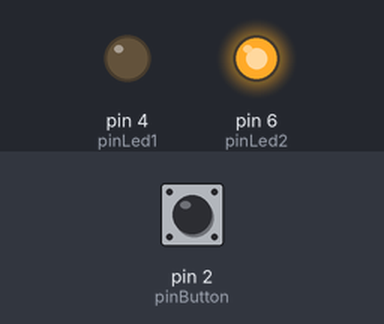
This sketch was run on a simulated Arduino Uno, built with avr-gcc and run on an emulated ATmega328P. Parts: output pins drawn as LEDs (lit = HIGH). The inputs (shaded band) are chosen by the test bench; at power-on: pin 2 (pinButton) HIGH.

Above: at 1.2 s.
1.3 s: pin 2 (pinButton) pulled LOW for 0.15 s
At 1.37 s:
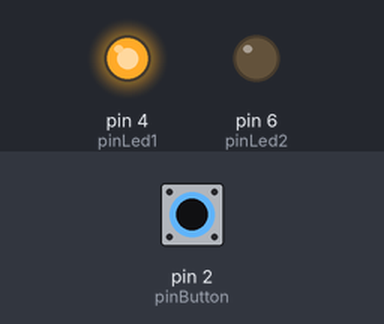
2.9 s: pin 2 (pinButton) pulled LOW for 3.2 s
At 7.5 s:
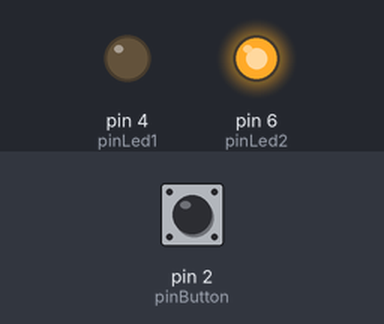
Timing chart, 0 to 9.0 s (numbered marks = the images above; inputs shaded):
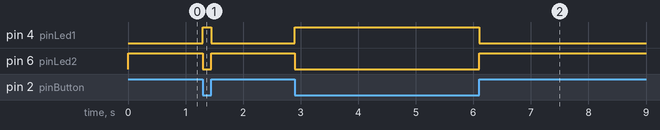

Measured:
- after the input at 1.3 s, pin 4 (pinLed1): LOW → HIGH at once, → LOW 0.15 s later; pin 6 (pinLed2): HIGH → LOW at once, → HIGH 0.15 s later
- after the input at 2.9 s, pin 4 (pinLed1): LOW → HIGH at once, → LOW 3.2 s later; pin 6 (pinLed2): HIGH → LOW at once, → HIGH 3.2 s later

The sketch:

DayNight.ino
```cpp
int pinButton = 2;
int pinLed1 = 4;
int pinLed2 = 6;

void setup() {
  // put your setup code here, to run once:
  pinMode(pinButton, INPUT);
  pinMode(pinLed1, OUTPUT);
  pinMode(pinLed2, OUTPUT);

  digitalWrite(pinLed1, LOW);
  digitalWrite(pinLed2, LOW);
}

void loop() {
  // put your main code here, to run repeatedly:

  if(!digitalRead(pinButton)){
    digitalWrite(pinLed1, HIGH);
    digitalWrite(pinLed2, LOW);
  } else {
    digitalWrite(pinLed1, LOW);
    digitalWrite(pinLed2, HIGH);
  }
}
```
